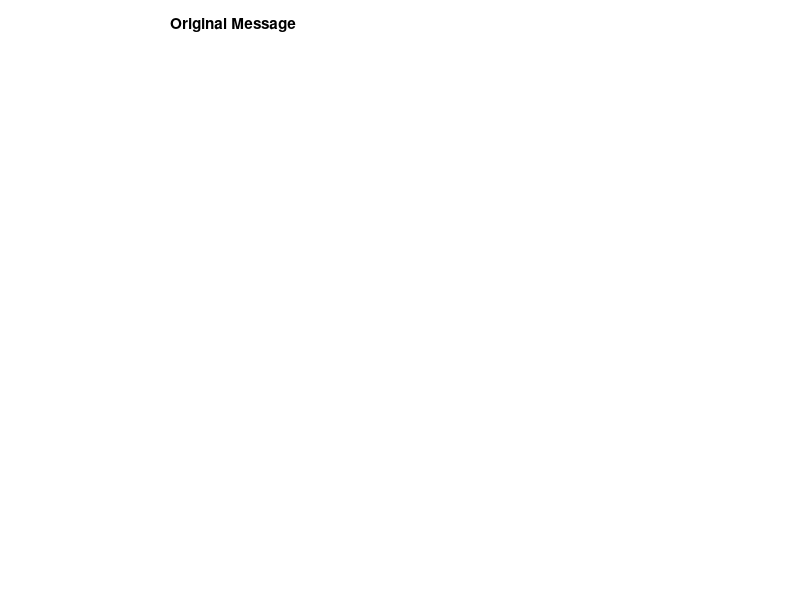

Reproduce this figure in MATLAB. (Note: this script raises an error after producing the figure.)
q = input('File Name: ');
key = input('Key Value: ');

subplot(221);imshow(q);title('Original Message');

encrypt(q,key);

share1 = input('Share1 File Name: ');
share2 = input('Share2 File Name: ');

s1 = uint8(imread(share1));
s2 = uint8(imread(share2));

orig = decrypt(share1,share2,key);
